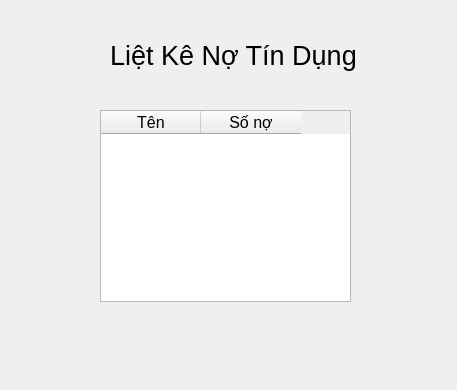
<?xml version="1.0" encoding="UTF-8"?>
<ui version="4.0">
 <class>Dialog</class>
 <widget class="QDialog" name="Dialog">
  <property name="geometry">
   <rect>
    <x>0</x>
    <y>0</y>
    <width>457</width>
    <height>390</height>
   </rect>
  </property>
  <property name="windowTitle">
   <string>Dialog</string>
  </property>
  <widget class="QLabel" name="label_4">
   <property name="geometry">
    <rect>
     <x>110</x>
     <y>30</y>
     <width>261</width>
     <height>51</height>
    </rect>
   </property>
   <property name="font">
    <font>
     <pointsize>20</pointsize>
    </font>
   </property>
   <property name="text">
    <string>Liệt Kê Nợ Tín Dụng</string>
   </property>
  </widget>
  <widget class="QTableWidget" name="tableWidget">
   <property name="geometry">
    <rect>
     <x>100</x>
     <y>110</y>
     <width>251</width>
     <height>192</height>
    </rect>
   </property>
   <property name="font">
    <font>
     <pointsize>12</pointsize>
    </font>
   </property>
   <column>
    <property name="text">
     <string>Tên</string>
    </property>
    <property name="font">
     <font>
      <pointsize>12</pointsize>
     </font>
    </property>
   </column>
   <column>
    <property name="text">
     <string>Số nợ</string>
    </property>
    <property name="font">
     <font>
      <pointsize>12</pointsize>
     </font>
    </property>
   </column>
  </widget>
 </widget>
 <resources/>
 <connections/>
</ui>
